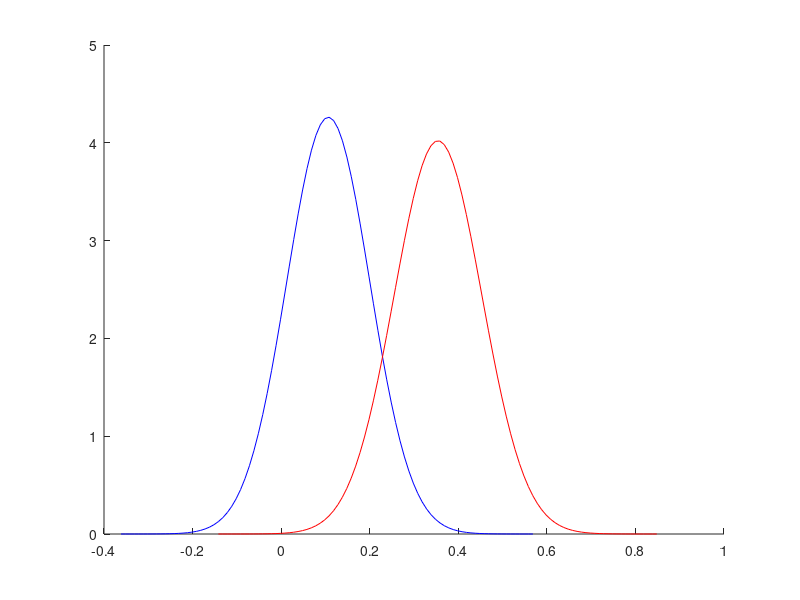

MATLAB code for this plot:
% Graph cuts
load heart_data
hold on

mu = mean(background_values);
sigma = std(background_values);

x = (-5 * sigma:0.01:5 * sigma) + mu;  %// Plotting range
y = exp(- 0.5 * ((x - mu) / sigma) .^ 2) / (sigma * sqrt(2 * pi));
plot(x, y, 'b')

mu = mean(chamber_values);
sigma = std(chamber_values);

x = (-5 * sigma:0.01:5 * sigma) + mu;  %// Plotting range
y = exp(- 0.5 * ((x - mu) / sigma) .^ 2) / (sigma * sqrt(2 * pi));

plot(x, y, 'r')

% Plotting the gaussian distributions
% The blue is the background and the red is the chamber class
